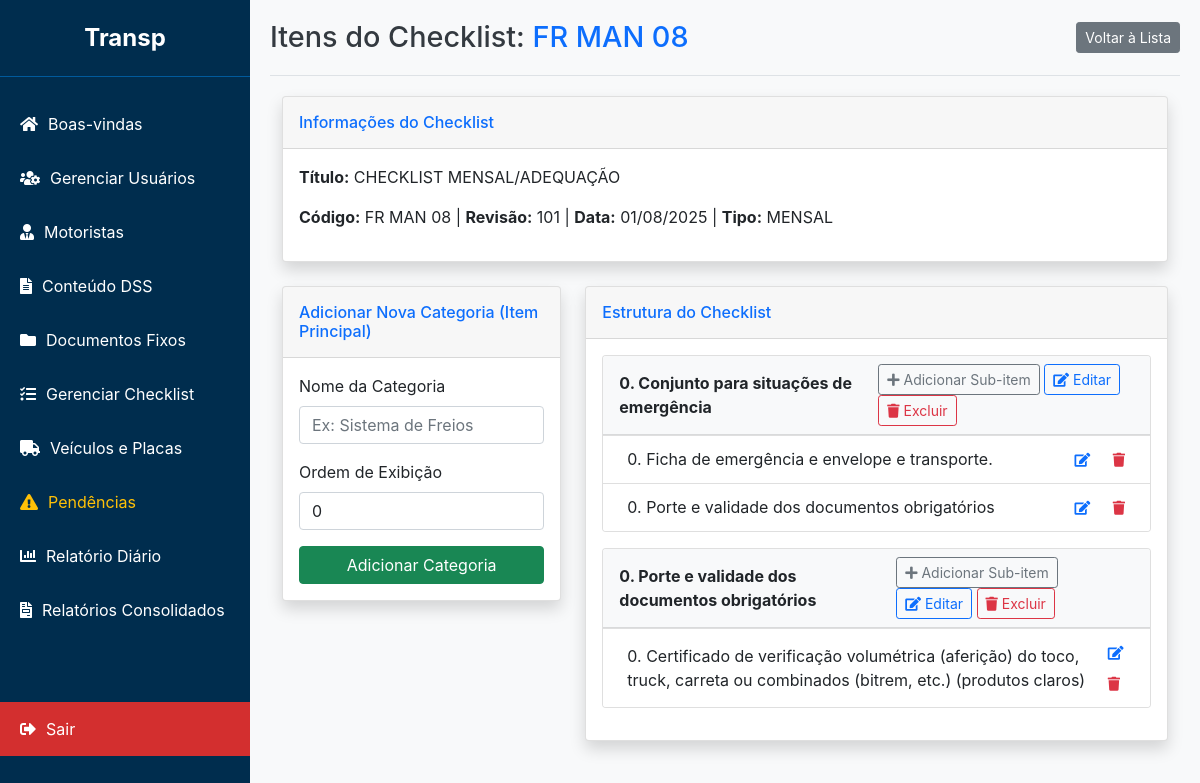
/admin/checklist/2 (signed in), run on the app's committed database.
### app/models.py (models this page shows)
class Checklist(db.Model):
    id = db.Column(db.Integer, primary_key=True)
    titulo = db.Column(db.String(200), nullable=False)
    unidade = db.Column(db.String(100), nullable=True) # NOVO CAMPO
    tipo = db.Column(db.String(50), nullable=False) # DIÁRIO, SEMANAL, etc.
    codigo = db.Column(db.String(50), nullable=False)
    revisao = db.Column(db.String(20), nullable=False)
    data = db.Column(db.Date, nullable=False)
    itens = db.relationship('ChecklistItem', backref='checklist', lazy='dynamic', cascade="all, delete-orphan")
    preenchimentos = db.relationship('ChecklistPreenchido', backref='checklist', lazy=True)

class ChecklistItem(db.Model):
    id = db.Column(db.Integer, primary_key=True)
    checklist_id = db.Column(db.Integer, db.ForeignKey('checklist.id'), nullable=False)
    texto = db.Column(db.String(500), nullable=False)
    ordem = db.Column(db.Integer, default=0) # Para ordenar os itens
    parent_id = db.Column(db.Integer, db.ForeignKey('checklist_item.id'), nullable=True)
    sub_itens = db.relationship('ChecklistItem', backref=db.backref('parent', remote_side=[id]), lazy='dynamic', cascade="all, delete-orphan")

### app/routes.py (the view, shortened to what this page needs)
@admin_bp.route('/checklist/<int:checklist_id>', methods=['GET', 'POST'])
def checklist_detalhe(checklist_id):
    if 'admin_user' not in session:
        return redirect(url_for('admin.login'))
    checklist = Checklist.query.get_or_404(checklist_id)
    itens_principais = checklist.itens.filter_by(parent_id=None).order_by(ChecklistItem.ordem).all()
    return render_template(
        'checklist_detail.html',
        checklist=checklist,
        itens_principais=itens_principais,
        ChecklistItem=ChecklistItem
    )

### app/templates/checklist_detail.html (shortened to what this page needs)
{% extends "base_adm.html" %}
{% block header %}
<div class="d-flex justify-content-between align-items-center">
    <span>Itens do Checklist: <span class="text-primary">{{ checklist.codigo }}</span></span>
    <a href="{{ url_for('admin.checklists') }}" class="btn btn-secondary btn-sm">Voltar à Lista</a>
</div>
{% endblock %}
{% block content %}
<div class="container-fluid">
    <div class="card shadow mb-4">
        <div class="card-header py-3">
            <h6 class="m-0 font-weight-bold text-primary">Informações do Checklist</h6>
        </div>
        <div class="card-body">
            <p><strong>Título:</strong> {{ checklist.titulo }}</p>
            <p><strong>Código:</strong> {{ checklist.codigo }} | <strong>Revisão:</strong> {{ checklist.revisao }} | <strong>Data:</strong> {{ checklist.data.strftime('%d/%m/%Y') }} | <strong>Tipo:</strong> {{ checklist.tipo }}</p>
        </div>
    </div>
    <div class="row">
        <div class="col-lg-4">
            <div class="card shadow mb-4">
                <div class="card-header py-3">
                    <h6 class="m-0 font-weight-bold text-primary">Adicionar Nova Categoria (Item Principal)</h6>
                </div>
                <div class="card-body">
                    <form action="{{ url_for('admin.checklist_detalhe', checklist_id=checklist.id) }}" method="POST">
                        <div class="mb-3">
                            <label for="texto_item_principal" class="form-label">Nome da Categoria</label>
                            <input type="text" class="form-control" id="texto_item_principal" name="texto" placeholder="Ex: Sistema de Freios" required>
                        </div>
                        <div class="mb-3">
                            <label for="ordem_item_principal" class="form-label">Ordem de Exibição</label>
                            <input type="number" class="form-control" id="ordem_item_principal" name="ordem" value="0">
                        </div>
                        <button type="submit" class="btn btn-success w-100">Adicionar Categoria</button>
                    </form>
                </div>
            </div>
        </div>
        <div class="col-lg-8">
            <div class="card shadow mb-4">
                <div class="card-header py-3">
                    <h6 class="m-0 font-weight-bold text-primary">Estrutura do Checklist</h6>
                </div>
                <div class="card-body">
                    {% if not itens_principais %}
                        <p class="text-center">Nenhuma categoria adicionada. Comece adicionando uma ao lado.</p>
                    {% else %}
                        {% for item_principal in itens_principais %}
                            <div class="card mb-3">
                                <div class="card-header bg-light d-flex justify-content-between align-items-center">
                                    <strong class="text-dark">{{ item_principal.ordem }}. {{ item_principal.texto }}</strong>
                                    <div>
                                        <button class="btn btn-outline-secondary btn-sm" data-bs-toggle="collapse" data-bs-target="#collapse-{{ item_principal.id }}">
                                            <i class="fas fa-plus"></i> Adicionar Sub-item
                                        </button>
                                        <button class="btn btn-outline-primary btn-sm" onclick="abrirModalEdicao({{ item_principal.id }}, '{{ item_principal.texto }}', {{ item_principal.ordem }})">
                                            <i class="fas fa-edit"></i> Editar
                                        </button>
                                        <form action="{{ url_for('admin.excluir_item', item_id=item_principal.id) }}" method="POST" class="d-inline" onsubmit="return confirm('Deseja excluir esta categoria e todos os seus sub-itens?');">
                                            <button type="submit" class="btn btn-outline-danger btn-sm">
                                                <i class="fas fa-trash"></i> Excluir
                                            </button>
                                        </form>
                                    </div>
                                </div>
                                <ul class="list-group list-group-flush">
                                    {% if item_principal.sub_itens.all() %}
                                        {% for sub_item in item_principal.sub_itens|sort(attribute='ordem') %}
                                            <li class="list-group-item d-flex justify-content-between align-items-center ps-4">
                                                <span>{{ sub_item.ordem }}. {{ sub_item.texto }}</span>
                                                <div>
                                                    <button class="btn btn-link btn-sm" onclick="abrirModalEdicao({{ sub_item.id }}, '{{ sub_item.texto }}', {{ sub_item.ordem }})">
                                                        <i class="fas fa-edit"></i>
                                                    </button>
                                                    <form action="{{ url_for('admin.excluir_item', item_id=sub_item.id) }}" method="POST" class="d-inline" onsubmit="return confirm('Deseja excluir este sub-item?');">
                                                        <button type="submit" class="btn btn-link btn-sm text-danger">
                                                            <i class="fas fa-trash"></i>
                                                        </button>
                                                    </form>
                                                </div>
                                            </li>
                                        {% endfor %}
                                    {% else %}
                                        <li class="list-group-item text-muted ps-4">Nenhum sub-item cadastrado nesta categoria.</li>
                                    {% endif %}
                                </ul>
                            </div>
                        {% endfor %}
                    {% endif %}
                </div>
            </div>
        </div>
    </div>
</div>
{% endblock %}

### app/templates/base_adm.html (style rules this page uses)
:root { --sidebar-width: 250px; --header-height: 60px; --primary-blue: #002D4E; --light-blue: #005A9C; --logout-red: #d32f2f; --logout-red-hover: #c62828; --flash-success: #d4edda; --flash-success-text: #155724; --flash-error: #f8d7da; --flash-error-text: #721c24; --flash-info: #cce5ff; --flash-info-text: #004085; }
body { font-family: -apple-system, BlinkMacSystemFont, "Segoe UI", Roboto, "Helvetica Neue", Arial, sans-serif; margin: 0; background-color: #f8f9fa; }

### data on the page
Checklist: codigo "FR MAN 08", titulo "CHECKLIST MENSAL/ADEQUAÇÃO", revisao "101", data "01/08/2025", tipo "MENSAL"
ChecklistItem: ordem "0", texto "Conjunto para situações de emergência"
ChecklistItem: ordem "0", texto "Ficha de emergência e envelope e transporte."
ChecklistItem: ordem "0", texto "Porte e validade dos documentos obrigatórios"
ChecklistItem: ordem "0", texto "Porte e validade dos documentos obrigatórios"
ChecklistItem: ordem "0", texto "Certificado de verificação volumétrica (aferição) do toco, truck, carreta ou combinados (bitrem, etc.) (produtos claros)"
